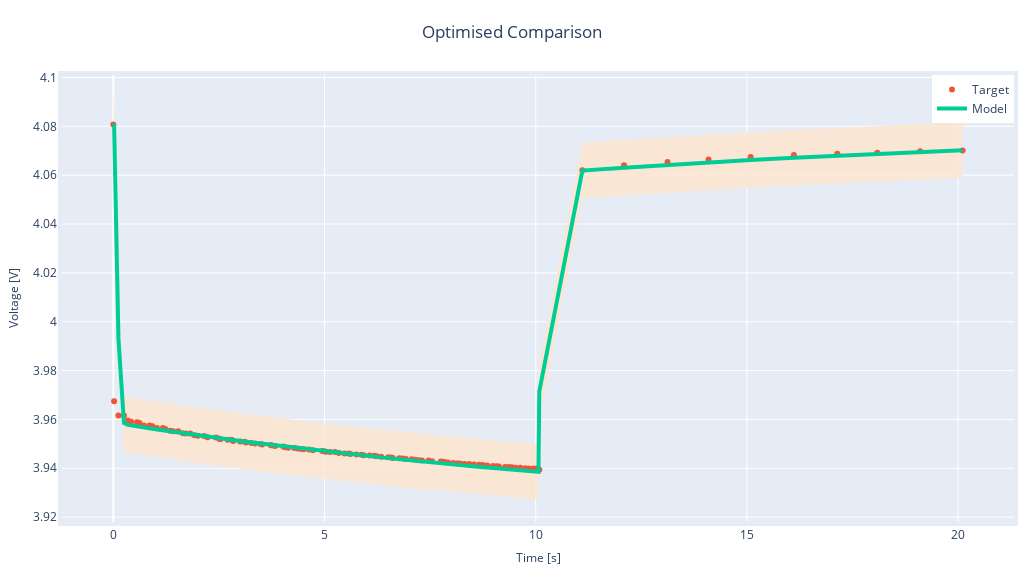

Source (notebook cell):
### Markdown cell above
## Plotting and Visualisation

PyBOP provides various plotting utilities to visualize the results of the optimisation. The `quick_plot` method provides a fast scatter of two variables. For this exmaple, we plot the identified parameter set to the target dataset. The default plot is voltage vs time as shown below.

### Code cell
pybop.quick_plot(x, cost, title="Optimised Comparison");
